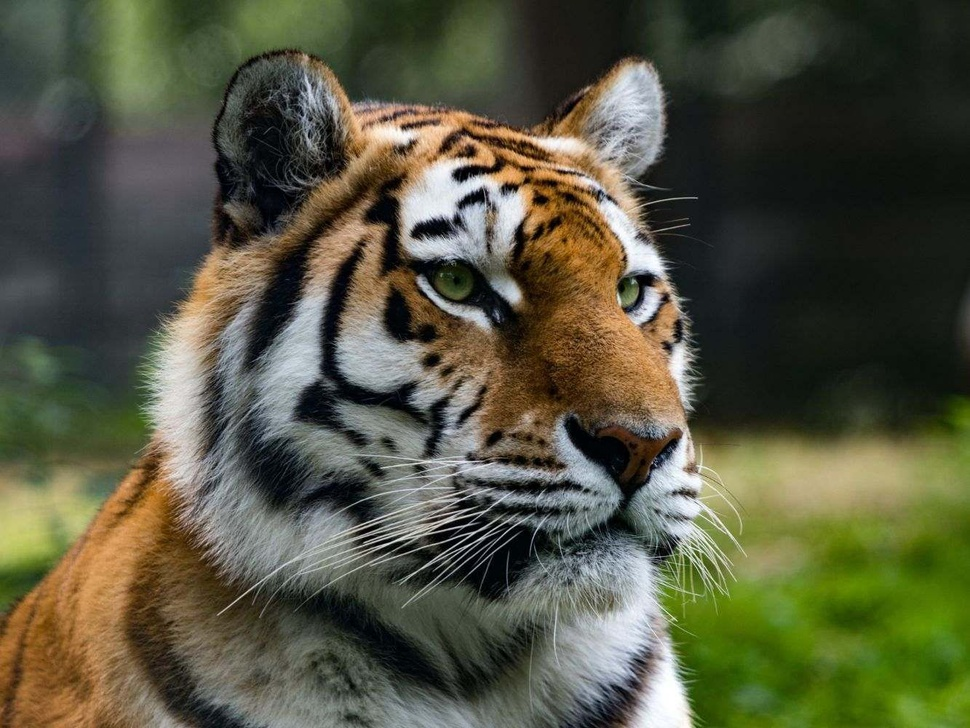
#> input picture 1207070067_Moh Husni Nasrul Haq/harimau.jpg, 970 x 728 px, shrunk from 1333 x 1000 before the run
$ python '3. Filter Canny.py'
#> lines starting #> are read from the running program, lines starting #| are printed output that depends on the picture; after the words box and inside, x2 and y2 are one past the last pixel; in counts of white or black regions, pixels touching at a corner belong together
import cv2
import numpy as np
from matplotlib import pyplot as plt
from skimage import data

image = cv2.imread("harimau.jpg",0)
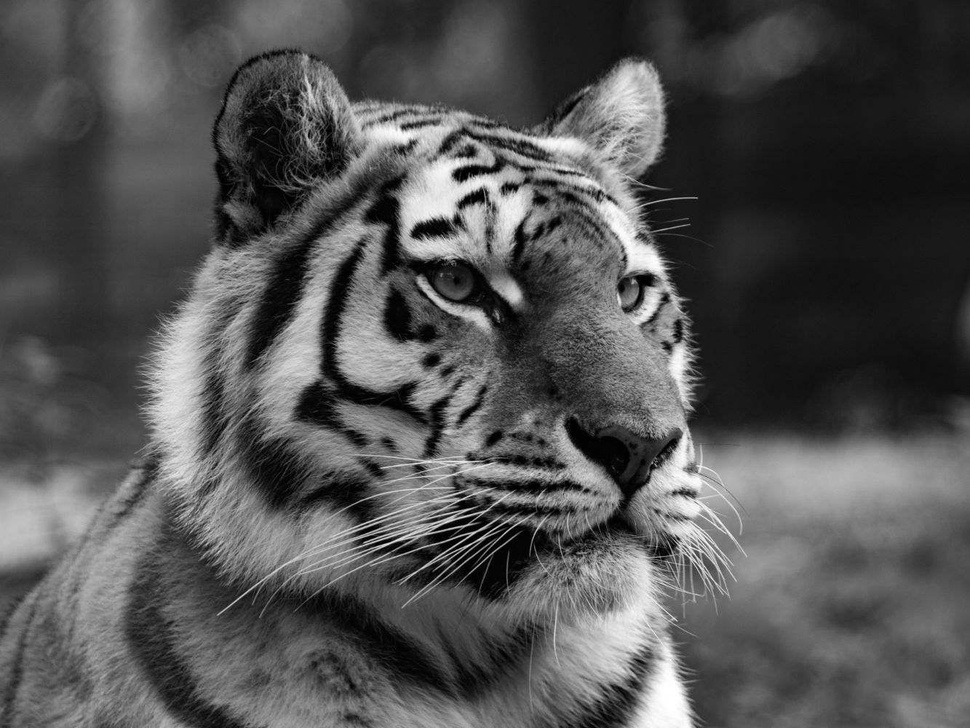
#> image: shape (728, 970); min 0, max 255, mean 83.2

image_canny = cv2.Canny (image, 100, 200)
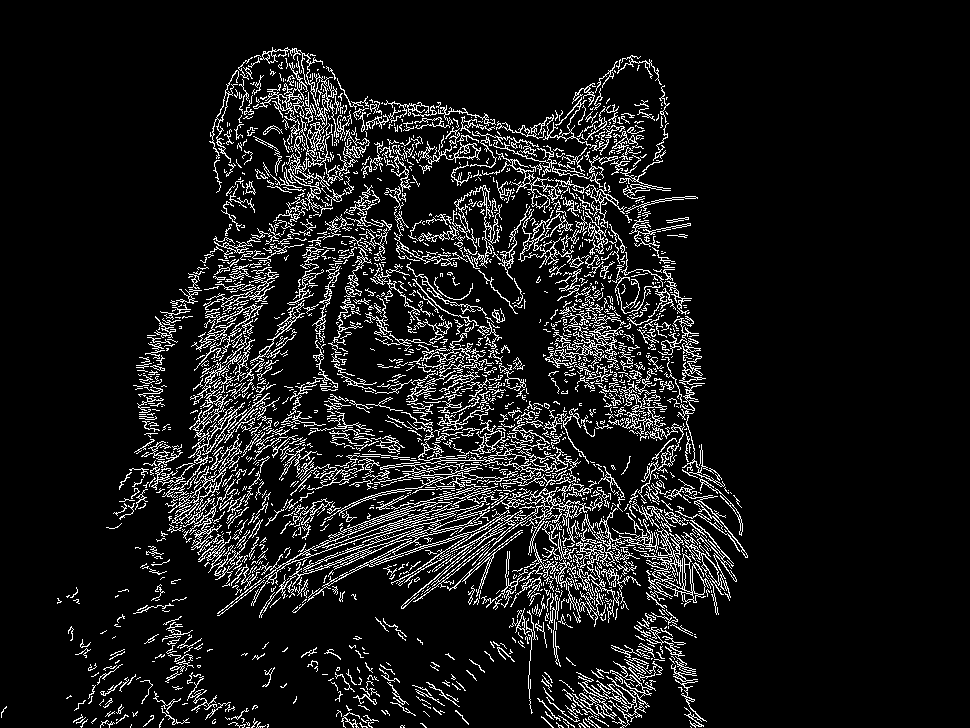
#> image_canny: shape (728, 970); 9.6% white in thin lines or dots, all inside (x1, y1, x2, y2) = (1, 47, 748, 728)

fig, axes = plt.subplots (2,2, figsize = (20, 20))
ax = axes.ravel()

ax[0].imshow(image, cmap = 'gray')
ax[0].set_title ("Citra Input")
ax[1].hist (image.ravel(), bins = 256)
ax[1].set_title ("Histogram Citra Input")

ax[2].imshow (image_canny, cmap = 'gray')
ax[2].set_title ("Citra Output Canny")

ax[3].hist (image_canny.ravel(), bins = 256)
ax[3].set_title ("Histogram Citra Output")

plt.show()
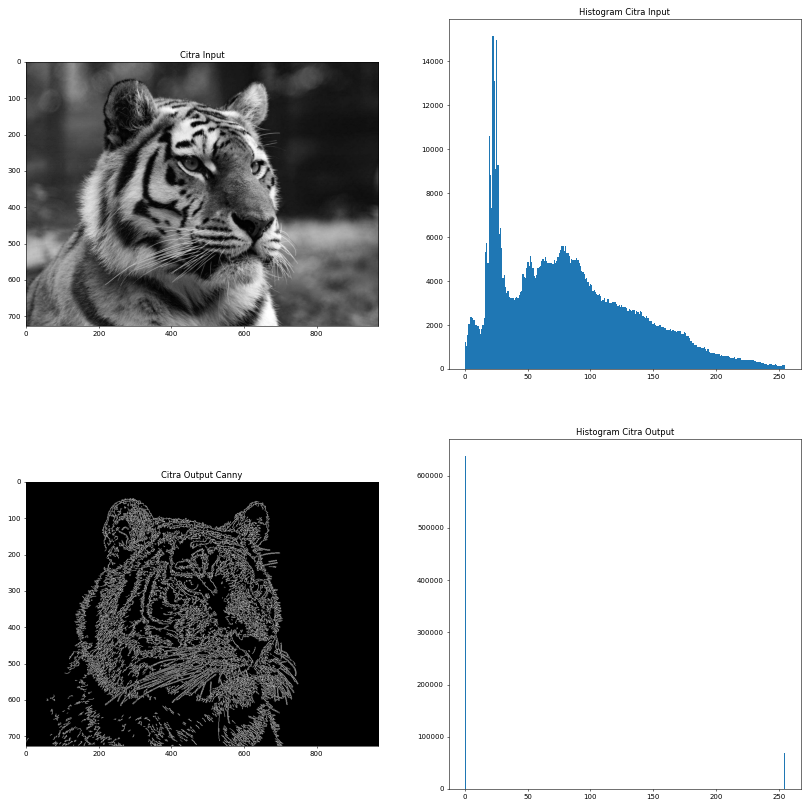
#> figure drawn by matplotlib, 4 panels; panel 2: tallest bar 15172 high, from x = 21.91 to 22.91; panel 4: tallest bar 638155 high, from x = 0 to 0.996
